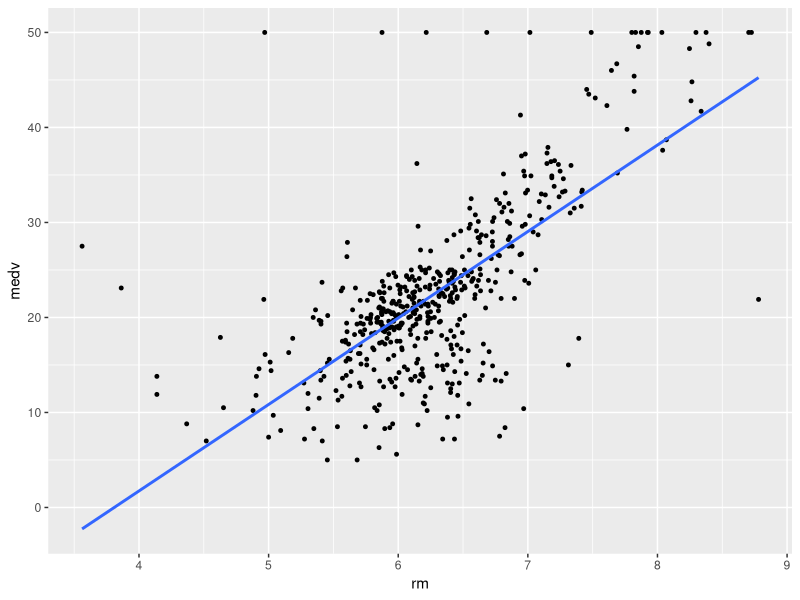
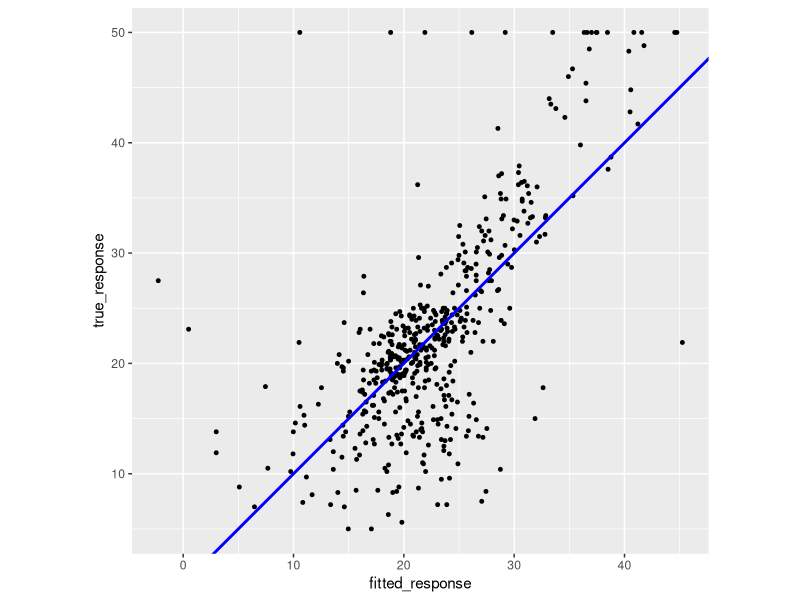
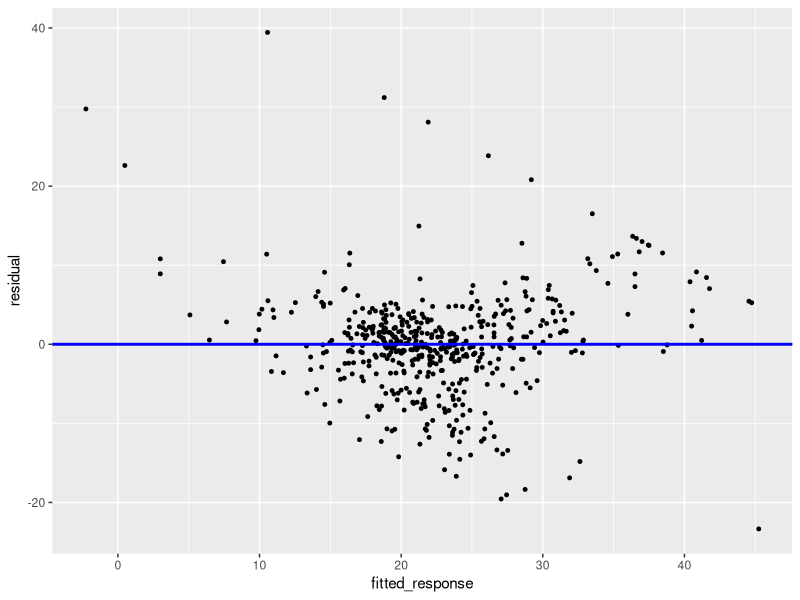
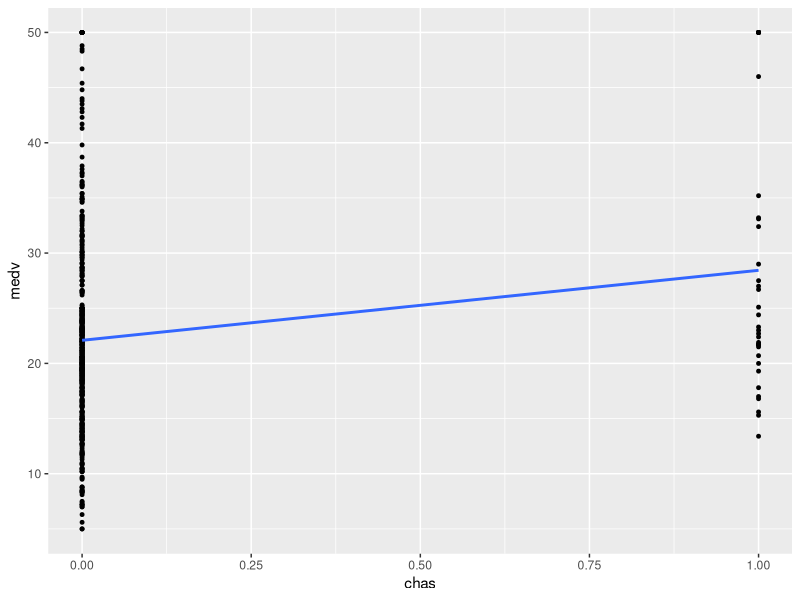
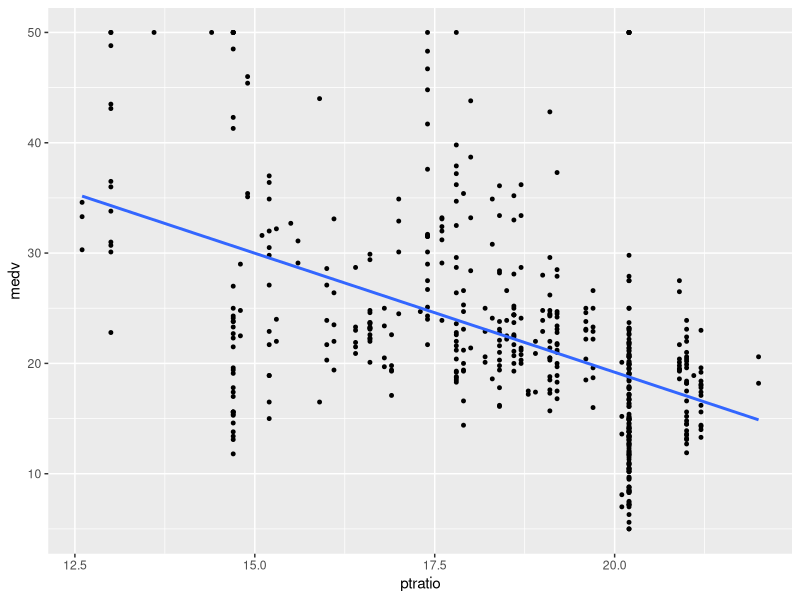
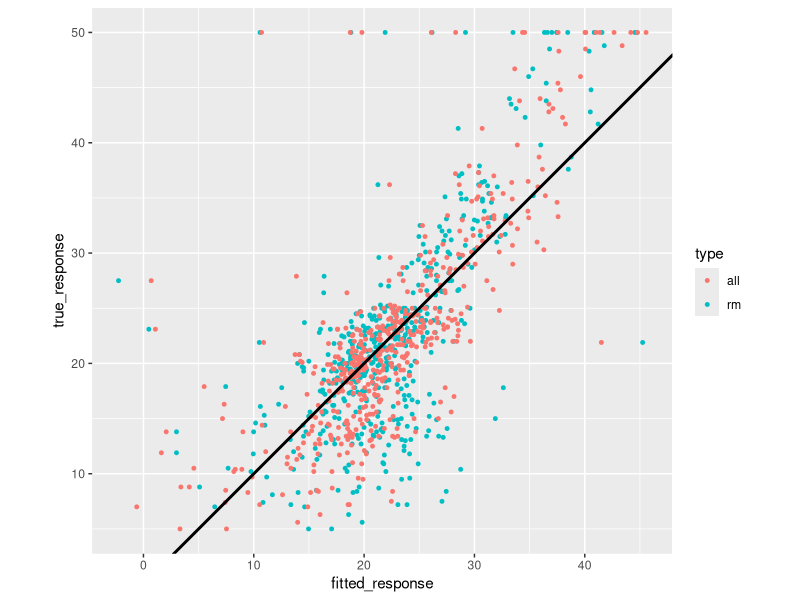
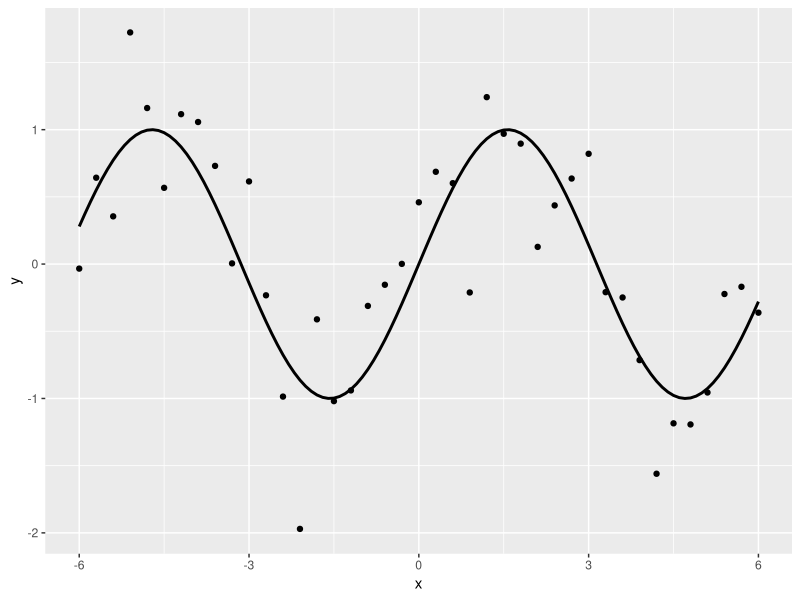
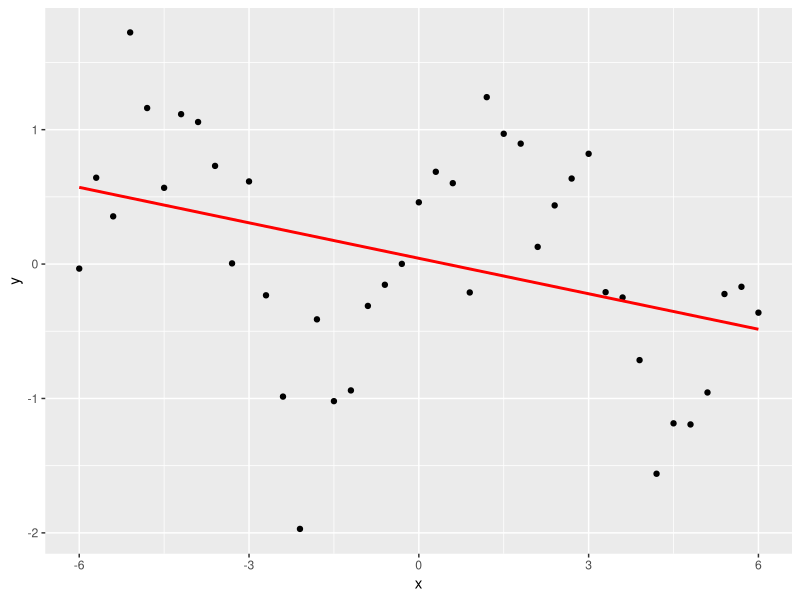

Recreate these plots in R, in order.
## ---- chunk 1
knitr::opts_chunk$set(
  echo = TRUE, eval = TRUE,
  message = FALSE, warnings = FALSE,
  fig.align = 'center'
)
## ---- chunk 2
library(MASS)   
library(tidyverse)   #INSTALL IF NEEDED
library(caret)       #INSTALL IF NEEDED, FOR KNN
data(Boston)
boston <- Boston %>% dplyr::select(crim, rm, zn, chas, ptratio, medv)
head(boston)
summary(boston)
## ---- chunk 3
fit_rm <- lm(medv ~ rm, data = boston)
fit_rm
## ---- chunk 4
df_rm <- data.frame(
  true_response = boston$medv,
  fitted_response = fit_rm$fitted.values,
  residual = fit_rm$residuals
)
head(df_rm)
summary(fit_rm)$r.squared    #compute R2
## ---- chunk 5
ggplot(data = boston, mapping = aes(x = rm, y = medv)) + 
  geom_point(size = 1) + 
  geom_smooth(method = "lm", se = FALSE, linewidth = 1)

ggplot(
  data = df_rm,
  mapping = aes(x = fitted_response, y = true_response)
) +
  geom_point(size = 1) +
  geom_abline(slope = 1, intercept = 0, linewidth = 1, color = "blue")+
  coord_fixed(ratio = 1)

ggplot(data = df_rm, mapping = aes(x = fitted_response, y = residual)) +
  geom_point(size = 1) +
  geom_hline(yintercept = 0, linewidth = 1, color = "blue")
## ---- chunk 6
fit_chas <- lm(medv ~ chas, data = boston)
fit_chas
summary(fit_chas)$r.squared
## ---- chunk 7
ggplot(data = boston, mapping = aes(x = chas, y = medv)) + 
  geom_point(size = 1) + 
  geom_smooth(method = "lm", se = FALSE, linewidth = 1)
## ---- chunk 8
fit_ptratio <- lm(medv ~ ptratio, data = boston)
fit_ptratio
summary(fit_ptratio)$r.squared
## ---- chunk 9
ggplot(data = boston, mapping = aes(x = ptratio, y = medv)) +
  geom_point(size = 1) +
  geom_smooth(method = "lm", se = FALSE, linewidth = 1)
## ---- chunk 10
fit_rm_ptratio <- lm(medv ~ rm + ptratio, data = boston)
fit_rm_ptratio
summary(fit_rm_ptratio)$r.squared
## ---- chunk 11
fit_all <- lm(formula = medv ~ ., data = boston)
## ---- chunk 12
df_all <- data.frame(
  true_response = boston$medv,
  fitted_response = fit_all$fitted.values,
  residual = fit_all$residuals
)
df_stacked <- rbind(
  cbind(df_rm, type = "rm"),
  cbind(df_all, type = "all")
)
ggplot(
  df_stacked,
  mapping = aes(
    x = fitted_response,
    y = true_response,
    color = type
  )
) + 
  geom_point(size = 1) +
  geom_abline(slope = 1, intercept = 0, linewidth = 1) +
  coord_fixed(ratio = 1)
## ---- chunk 13
summary(fit_rm_ptratio)
## ---- chunk 14
fit_null <- lm(medv ~ 1, data = boston)
anova(fit_null, fit_rm_ptratio)
## ---- chunk 15
confint(fit_rm_ptratio, level = 0.95) # 95% CI for the coefficients 
## ---- chunk 16
df_test <- data.frame(rm=1, ptratio=2)
predict(
  fit_rm_ptratio,
  newdata = df_test,
  level = 0.95, interval = "confidence"
)
## ---- chunk 17
predict(
  fit_rm_ptratio,
  newdata = df_test,
  level = 0.95, interval = "prediction"
)
## ---- chunk 18
df_test <- data.frame(rm = c(1:5), ptratio = c(2:6))
predict(
  fit_rm_ptratio,
  newdata = df_test,
  level = 0.95, interval = "confidence"
)
## ---- chunk 19
boston_tr <- boston[1:400, ]
boston_te <- boston[-(1:400), ]
## ---- chunk 20
    fit_lm <- lm(medv ~ rm + ptratio, data = boston_tr)
## ---- chunk 21
    pred_lm_train <- predict(fit_lm, newdata = boston_tr)
    train_error <- mean((pred_lm_train - boston_tr$medv)^2)
    train_error
## ---- chunk 22
    pred_lm_test <- predict(fit_lm, newdata = boston_te)
    test_error <- mean((pred_lm_test - boston_te$medv)^2)
    test_error
## ---- chunk 23
boston$size <- cut_number(boston$rm, 3)              #create a qualitative variable
levels(boston$size) <- c("Small", "Medium", "Big")   #set the labels
head(boston %>% dplyr::select(medv, rm, size))       #select the variables
## ---- chunk 24
fit_size <- lm(medv ~ size + crim, data = boston)
summary(fit_size)
## ---- chunk 25
# library(caret) # load "caret" package as needed
fit_knn <- knnreg(medv ~ rm + ptratio, data = boston_tr, k = 15)
y_train_hat <- predict(fit_knn, newdata = boston_tr)
mean((boston_tr$medv - y_train_hat)^2)
y_test_hat <- predict(fit_knn, newdata = boston_te)
mean((boston_te$medv - y_test_hat)^2)
## ---- chunk 26
# Generate training data
set.seed(1)
x <- seq(from = -6, to = 6, by = 0.3)
y <- sin(x) + rnorm(length(x))/2
data_tr <- data.frame(x = x, y = y)
head(data_tr)
## ---- chunk 27
# Make plot
p <-
  ggplot(data_tr, mapping = aes(x = x, y = y)) +
  geom_point()

x_positions <- seq(from = -6, to = 6, by = 0.1)
data_oracle <- data.frame(x = x_positions, y = sin(x_positions))
p +
  geom_line(
    data = data_oracle,
    mapping = aes(x = x, y = y),
    linewidth = 1
  )
## ---- chunk 28
p +
  geom_smooth(
    method = "lm", formula = y ~ x, se = FALSE,
    color = "red", linewidth = 1
  )
## ---- chunk 29
# Generate test data
x_te <- seq(from = -6, to = 6, by = 0.01)
y_te <- sin(x_te) + rnorm(length(x_te))/2
data_te <- data.frame(x = x_te, y = y_te)
## ---- chunk 30
# library(caret) # load "caret" package as needed
# Calculate the MSEs for different K
k_seq <- seq(1, 41, 1)
mse_seq_tr <- mse_seq_te <- NULL
for(i in seq_along(k_seq)) {
  fit <- knnreg(y ~ x, data = data_tr, k = k_seq[i])
  y_hat_tr <- predict(fit, data_tr)
  mse_seq_tr[i] <- mean((data_tr$y - y_hat_tr)^2)
  y_hat_te <- predict(fit, data_te)
  mse_seq_te[i] <- mean((data_te$y - y_hat_te)^2)
}

mse_stacked <-
  rbind(
    data.frame(k = k_seq, mse = mse_seq_tr, type = "train"),
    data.frame(k = k_seq, mse = mse_seq_te, type = "test")
  )

ggplot(mse_stacked, mapping = aes(x = k, y = mse, color = type)) +
  geom_line(linewidth = 1) +
  geom_point()
## ---- chunk 31
# Plot the estimated f hat function for different K
k_seq <- c(1, 5, 41)
pred_df <- NULL
for(i in seq_along(k_seq)) {
  fit <- knnreg(y ~ x, data = data_tr, k = k_seq[i])
  pred_df <- rbind(
    pred_df,
    data.frame(
      x = data_oracle$x,
      y = predict(fit, data_oracle),
      k = k_seq[i]
    )
  )
}
pred_df$k <- factor(pred_df$k)
ggplot(pred_df) +
  geom_step(
    mapping = aes(x = x, y = y, color = k),
    alpha = 0.5, linewidth = 1
  ) +
  geom_line(
    data = data_oracle,
    mapping = aes(x = x, y = y),
    linewidth = 1
  ) +
  geom_point(data_tr, mapping = aes(x = x, y = y))
